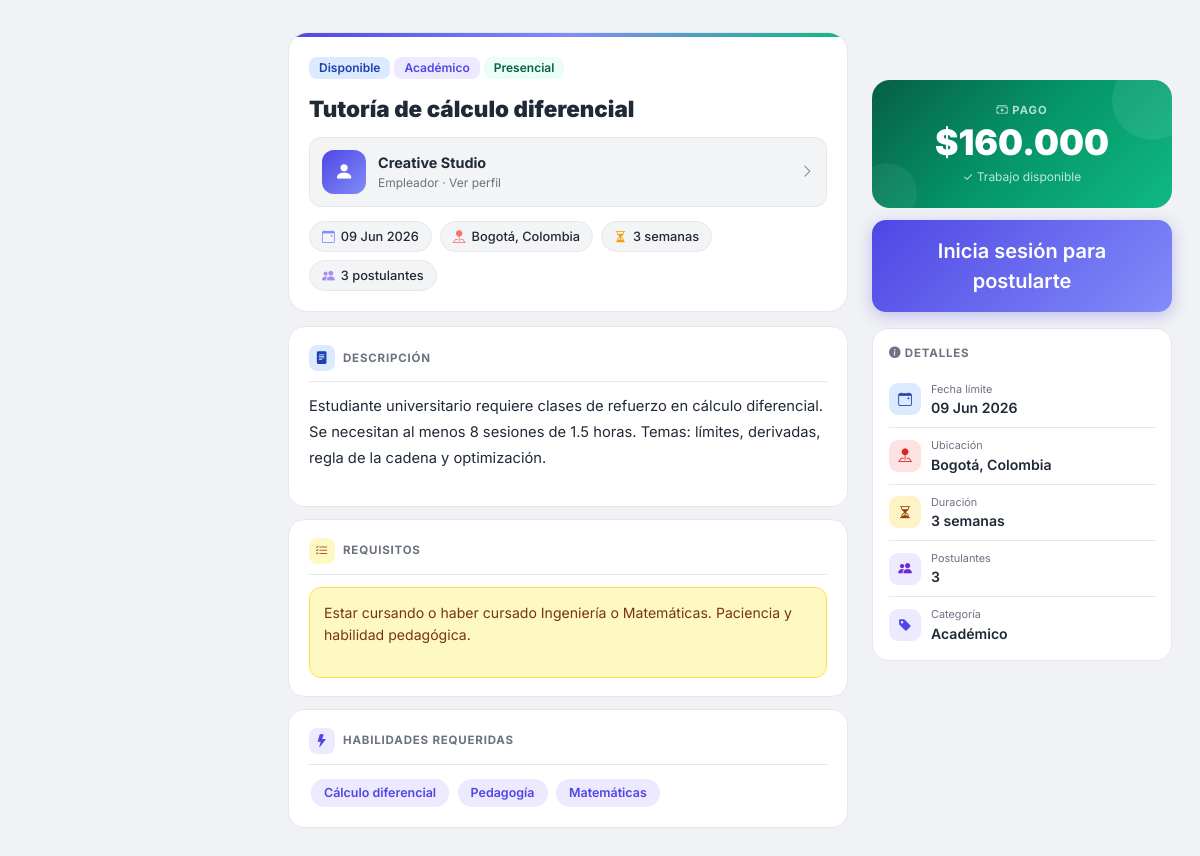
The page /jobs/job/43/ on the database its author committed.
### jobs/models.py (models this page shows, shortened)
class Job(models.Model):
    class Estado(models.TextChoices):
        DISPONIBLE = 'disponible', 'Disponible'
        EN_PROCESO = 'en_proceso', 'En proceso'
        FINALIZADO = 'finalizado', 'Finalizado'
    class Categoria(models.TextChoices):
        ACADEMICO = 'academico', 'Académico'
        TECNOLOGIA = 'tecnologia', 'Tecnología'
        DISENO = 'diseno', 'Diseño'
        REDACCION = 'redaccion', 'Redacción'
        TRADUCCION = 'traduccion', 'Traducción'
        OTRO = 'otro', 'Otro'
    class Modalidad(models.TextChoices):
        PRESENCIAL = 'presencial', 'Presencial'
        REMOTO = 'remoto', 'Remoto'
        HIBRIDO = 'hibrido', 'Híbrido'
    titulo = models.CharField(max_length=200)
    descripcion = models.TextField()
    requisitos = models.TextField(blank=True, verbose_name='Requisitos')
    habilidades_requeridas = models.CharField(max_length=300, blank=True, verbose_name='Habilidades requeridas')
    pago = models.DecimalField(max_digits=10, decimal_places=2)
    estado = models.CharField(max_length=20, choices=Estado.choices, default=Estado.DISPONIBLE)
    categoria = models.CharField(max_length=20, choices=Categoria.choices, default=Categoria.OTRO)
    modalidad = models.CharField(max_length=20, choices=Modalidad.choices, default=Modalidad.REMOTO)
    ubicacion = models.CharField(max_length=200, blank=True, verbose_name='Ubicación')
    duracion_estimada = models.CharField(max_length=100, blank=True, verbose_name='Duración estimada')
    urgente = models.BooleanField(default=False)
    imagen = models.ImageField(upload_to='trabajos/', blank=True, null=True)
    creador = models.ForeignKey(settings.AUTH_USER_MODEL, on_delete=models.CASCADE, related_name='trabajos_creados')
    asignado = models.ForeignKey(settings.AUTH_USER_MODEL, on_delete=models.SET_NULL, null=True, blank=True, related_name='trabajos_asignados')
    fecha_limite = models.DateField()
    created_at = models.DateTimeField(auto_now_add=True)
    updated_at = models.DateTimeField(auto_now=True)
    class Meta:
        verbose_name = 'Trabajo'
        verbose_name_plural = 'Trabajos'
        ordering = ['-created_at']

### accounts/models.py (models this page shows, shortened)
class User(AbstractUser):
    class Rol(models.TextChoices):
        ESTUDIANTE = 'estudiante', 'Estudiante'
        EMPLEADOR = 'empleador', 'Necesito un trabajo hecho'
    rol = models.CharField(max_length=20, choices=Rol.choices, default=Rol.EMPLEADOR)
    foto = models.ImageField(upload_to='perfiles/', blank=True, null=True)
    cedula = models.CharField(max_length=20, blank=True, verbose_name='Documento de identidad')
    telefono = models.CharField(max_length=20, blank=True)
    direccion = models.CharField(max_length=255, blank=True, verbose_name='Ubicación / Dirección')
    fecha_nacimiento = models.DateField(null=True, blank=True)
    habilidades = models.TextField(blank=True, help_text='Separa las habilidades con comas')
    calificacion_promedio = models.DecimalField(max_digits=3, decimal_places=2, default=0)
    universidad = models.CharField(max_length=200, blank=True)
    carrera = models.CharField(max_length=200, blank=True)
    semestre = models.PositiveSmallIntegerField(null=True, blank=True)
    foto_carnet = models.ImageField(upload_to='carnets/', blank=True, null=True, verbose_name='Foto del carnet estudiantil')
    pregunta_seguridad = models.CharField(max_length=255, blank=True)
    respuesta_seguridad = models.CharField(max_length=255, blank=True)
    class Meta:
        verbose_name = 'Usuario'
        verbose_name_plural = 'Usuarios'

### jobs/views.py (the view)
# urls.py: path('job/<int:pk>/', views.job_detail, name='job_detail'),
def job_detail(request, pk):
    job = get_object_or_404(Job, pk=pk)
    user_applied = False
    user_application_pending = False
    if request.user.is_authenticated:
        application = job.postulaciones.filter(usuario=request.user).first()
        if application:
            user_applied = True
            user_application_pending = application.estado == Application.Estado.PENDIENTE
    return render(request, 'jobs/job_detail.html', {
        'job': job,
        'user_applied': user_applied,
        'user_application_pending': user_application_pending,
    })

### templates/jobs/job_detail.html (shortened to what this page needs)
{% extends 'base.html' %}
{% load form_tags %}
{% block content %}
<div class="detail-layout">
<div class="detail-main">
<div class="detail-header">
    <div class="detail-accent"></div>
    <div class="detail-header-body">
        <div class="d-flex flex-wrap gap-1 mb-3">
            {% if job.estado == 'disponible' %}<span class="badge" style="background:var(--badge-blue-bg);color:var(--badge-blue-text);">Disponible</span>
            {% elif job.estado == 'en_proceso' %}<span class="badge" style="background:var(--badge-amber-bg);color:var(--badge-amber-text);">En proceso</span>
            {% else %}<span class="badge" style="background:var(--badge-gray-bg);color:var(--badge-gray-text);">Finalizado</span>{% endif %}
            <span class="badge" style="background:var(--badge-indigo-bg);color:var(--badge-indigo-text);">{{ job.get_categoria_display }}</span>
            <span class="badge" style="background:var(--badge-green-bg);color:var(--badge-green-text);">{{ job.get_modalidad_display }}</span>
        </div>
        <h3 style="font-weight:900; font-size:1.4rem; margin-bottom:14px; color:var(--text); line-height:1.25;">{{ job.titulo }}</h3>
        <a href="{% url 'accounts:user_detail' job.creador.pk %}" class="creator-row">
            {% if job.creador.foto %}
            <img src="{{ job.creador.foto.url }}" class="creator-av" alt="">
            {% else %}
            <div class="creator-av-ph"><i class="bi bi-person-fill"></i></div>
            {% endif %}
            <div style="flex:1; min-width:0;">
                <div style="font-weight:700; font-size:0.9rem; color:var(--text);">{{ job.creador.get_full_name|default:job.creador.username }}</div>
                <div style="font-size:0.75rem; color:var(--text-secondary);">Empleador · Ver perfil</div>
            </div>
            <i class="bi bi-chevron-right" style="color:var(--text-secondary); font-size:0.85rem;"></i>
        </a>
        <div class="d-flex flex-wrap gap-2">
            <span class="meta-pill"><i class="bi bi-calendar-event" style="color:var(--primary-light);"></i> {{ job.fecha_limite|date:"d M Y" }}</span>
            {% if job.ubicacion %}<span class="meta-pill"><i class="bi bi-pin-map-fill" style="color:#F87171;"></i> {{ job.ubicacion }}</span>{% endif %}
            {% if job.duracion_estimada %}<span class="meta-pill"><i class="bi bi-hourglass-split" style="color:var(--star-active);"></i> {{ job.duracion_estimada }}</span>{% endif %}
            <span class="meta-pill"><i class="bi bi-people-fill" style="color:#A78BFA;"></i> {{ job.postulaciones.count }} postulante{{ job.postulaciones.count|pluralize:"s" }}</span>
        </div>
    </div>
</div>
<div class="detail-section">
    <div class="sec-label">
        <div class="sec-icon" style="background:var(--icon-blue-bg);color:var(--badge-blue-text);"><i class="bi bi-file-text-fill"></i></div>
        Descripción
    </div>
    <div style="color:var(--text); line-height:1.75; font-size:0.92rem;">{{ job.descripcion|linebreaks }}</div>
</div>
{% if job.requisitos %}
<div class="detail-section">
    <div class="sec-label">
        <div class="sec-icon" style="background:#FEF9C3;color:#92400E;"><i class="bi bi-list-check"></i></div>
        Requisitos
    </div>
    <div class="req-box">
        <div class="req-body">{{ job.requisitos|linebreaks }}</div>
    </div>
</div>
{% endif %}
{% if job.habilidades_requeridas %}
<div class="detail-section">
    <div class="sec-label">
        <div class="sec-icon" style="background:var(--icon-indigo-bg);color:var(--badge-indigo-text);"><i class="bi bi-lightning-fill"></i></div>
        Habilidades requeridas
    </div>
    <div>
        {% for hab in job.habilidades_requeridas|split:"," %}
        <span class="skill-chip">{{ hab }}</span>
        {% endfor %}
    </div>
</div>
{% endif %}
</div>
<div class="detail-aside">
<div class="pago-hero d-none d-lg-block">
    <div style="position:relative; z-index:1;">
        <div class="ph-label"><i class="bi bi-cash-stack"></i> Pago</div>
        <div class="ph-amount">{{ job.pago|cop }}</div>
        <div class="ph-estado">
            {% if job.estado == 'disponible' %}✓ Trabajo disponible
            {% elif job.estado == 'en_proceso' %}⏳ En proceso
            {% else %}✓ Finalizado{% endif %}
        </div>
    </div>
</div>
{% if user.is_authenticated %}
<div class="d-grid gap-2 mb-3">
    {% if user == job.creador %}
        {% if job.estado == 'disponible' %}
        <a href="{% url 'jobs:job_edit' job.pk %}" class="btn btn-outline-primary btn-lg py-3"><i class="bi bi-pencil"></i> Editar trabajo</a>
        <a href="{% url 'jobs:job_applicants' job.pk %}" class="btn btn-primary btn-lg py-3"><i class="bi bi-people"></i> Ver postulantes ({{ job.postulaciones.count }})</a>
        <form method="post" action="{% url 'jobs:job_delete' job.pk %}"
              onsubmit="return confirm('¿Seguro que quieres eliminar «{{ job.titulo }}»? Esta acción no se puede deshacer.')">
            {% csrf_token %}
            <button type="submit" class="btn btn-lg w-100 py-3" style="background:rgba(239,68,68,0.1);color:#EF4444;border:1px solid rgba(239,68,68,0.3);border-radius:14px;font-weight:600;">
                <i class="bi bi-trash3"></i> Eliminar trabajo
            </button>
        </form>
        {% elif job.estado == 'en_proceso' %}
        <form method="post" action="{% url 'jobs:job_finish' job.pk %}">{% csrf_token %}
            <button class="btn btn-lg w-100 py-3" style="background:linear-gradient(135deg,#10B981,#059669);color:#fff;font-weight:700;border:none;border-radius:14px;box-shadow:0 4px 16px rgba(16,185,129,0.3);"><i class="bi bi-check-circle-fill"></i> Marcar como finalizado</button>
        </form>
        {% endif %}
        {% if job.estado == 'finalizado' %}
        <a href="{% url 'reviews:create_review' job.pk %}" class="btn btn-lg py-3" style="background:linear-gradient(135deg,#F59E0B,#F97316);color:#fff;font-weight:700;border:none;border-radius:14px;box-shadow:0 4px 16px rgba(245,158,11,0.3);"><i class="bi bi-star-fill"></i> Calificar</a>
        {% endif %}
    {% else %}
        {% if user.es_estudiante %}
            {% if job.estado == 'disponible' and not user_applied %}
            <a href="{% url 'jobs:job_apply' job.pk %}" class="btn btn-primary btn-lg py-3" style="border-radius:14px;box-shadow:0 4px 16px rgba(79,70,229,0.3);"><i class="bi bi-send-fill"></i> Postularme</a>
            {% elif user_applied %}
            <button class="btn btn-lg py-3 disabled" style="background:var(--surface-alt);color:var(--text-secondary);border:1px solid var(--border);border-radius:14px;cursor:default;"><i class="bi bi-check2-circle"></i> Ya te postulaste</button>
            {% if user_application_pending %}
            <form method="post" action="{% url 'jobs:cancel_application' job.pk %}"
                  onsubmit="return confirm('¿Cancelar tu postulación a «{{ job.titulo }}»?')">
                {% csrf_token %}
                <button type="submit" class="btn btn-lg w-100 py-3" style="background:rgba(239,68,68,0.1);color:#EF4444;border:1px solid rgba(239,68,68,0.3);border-radius:14px;font-weight:600;">
                    <i class="bi bi-x-circle"></i> Cancelar postulación
                </button>
            </form>
            {% endif %}
            {% endif %}
            {% if job.estado == 'finalizado' and user == job.asignado %}
            <a href="{% url 'reviews:create_review' job.pk %}" class="btn btn-lg py-3" style="background:linear-gradient(135deg,#F59E0B,#F97316);color:#fff;font-weight:700;border:none;border-radius:14px;"><i class="bi bi-star-fill"></i> Calificar</a>
            {% endif %}
        {% else %}
        <div class="aside-card text-center" style="margin-bottom:0; color:var(--text-secondary); font-size:0.85rem; padding:14px;">
            <i class="bi bi-info-circle"></i> Los empleadores no pueden postularse a trabajos.
        </div>
        {% endif %}
    {% endif %}
</div>
{% else %}
<a href="{% url 'accounts:login' %}" class="btn btn-primary btn-lg w-100 py-3 mb-3" style="border-radius:14px;">Inicia sesión para postularte</a>
{% endif %}
<div class="aside-card d-none d-lg-block">
    <div style="font-weight:700; font-size:0.72rem; text-transform:uppercase; letter-spacing:0.8px; color:var(--text-secondary); margin-bottom:10px;"><i class="bi bi-info-circle-fill"></i> Detalles</div>
    <div class="aside-meta-row">
        <div class="aside-meta-icon" style="background:var(--icon-blue-bg);color:var(--badge-blue-text);"><i class="bi bi-calendar-event"></i></div>
        <div><div style="font-size:0.68rem;color:var(--text-secondary);">Fecha límite</div><div style="font-size:0.88rem;font-weight:600;color:var(--text);">{{ job.fecha_limite|date:"d M Y" }}</div></div>
    </div>
    {% if job.ubicacion %}
    <div class="aside-meta-row">
        <div class="aside-meta-icon" style="background:var(--icon-red-bg);color:var(--badge-red-text);"><i class="bi bi-pin-map-fill"></i></div>
        <div><div style="font-size:0.68rem;color:var(--text-secondary);">Ubicación</div><div style="font-size:0.88rem;font-weight:600;color:var(--text);">{{ job.ubicacion }}</div></div>
    </div>
    {% endif %}
    {% if job.duracion_estimada %}
    <div class="aside-meta-row">
        <div class="aside-meta-icon" style="background:var(--icon-amber-bg);color:var(--badge-amber-text);"><i class="bi bi-hourglass-split"></i></div>
        <div><div style="font-size:0.68rem;color:var(--text-secondary);">Duración</div><div style="font-size:0.88rem;font-weight:600;color:var(--text);">{{ job.duracion_estimada }}</div></div>
    </div>
    {% endif %}
    <div class="aside-meta-row">
        <div class="aside-meta-icon" style="background:var(--icon-purple-bg);color:var(--icon-purple-text);"><i class="bi bi-people-fill"></i></div>
        <div><div style="font-size:0.68rem;color:var(--text-secondary);">Postulantes</div><div style="font-size:0.88rem;font-weight:600;color:var(--text);">{{ job.postulaciones.count }}</div></div>
    </div>
    <div class="aside-meta-row">
        <div class="aside-meta-icon" style="background:var(--icon-indigo-bg);color:var(--badge-indigo-text);"><i class="bi bi-tag-fill"></i></div>
        <div><div style="font-size:0.68rem;color:var(--text-secondary);">Categoría</div><div style="font-size:0.88rem;font-weight:600;color:var(--text);">{{ job.get_categoria_display }}</div></div>
    </div>
</div>
</div>
</div>
{% endblock %}

### rows shown on the page
Job: categoria "Académico", modalidad "Presencial", titulo "Tutoría de cálculo diferencial", creador.get_full_name "Creative Studio", fecha_limite "09 Jun 2026", ubicacion "Bogotá, Colombia", duracion_estimada "3 semanas", postulaciones.count "3", descripcion "Estudiante universitario requiere clases de refuerzo en cálculo diferencial. Se necesitan al menos 8 sesiones de 1.5 horas. Temas: límites, derivadas, regla de la cadena y optimización.", requisitos "Estar cursando o haber cursado Ingeniería o Matemáticas. Paciencia y habilidad pedagógica.", pago|cop "$160.000"

### other values the page prints
{{ hab }} "Cálculo diferencial" "Pedagogía" "Matemáticas"
